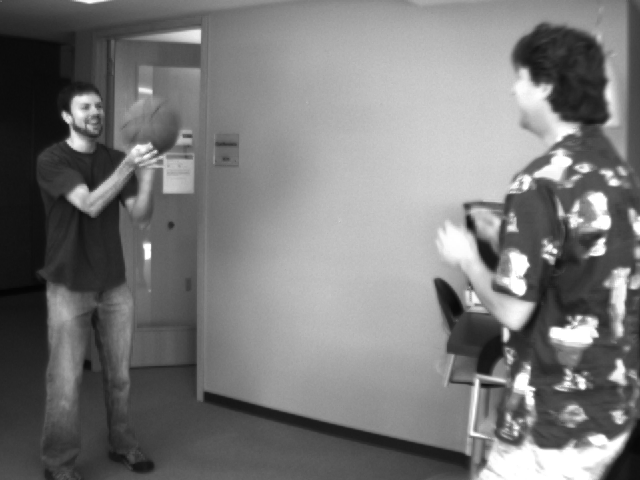
#> input picture basketball1.png, 640 x 480 px
$ python LK.py
#> lines starting #> are read from the running program, lines starting #| are printed output that depends on the picture
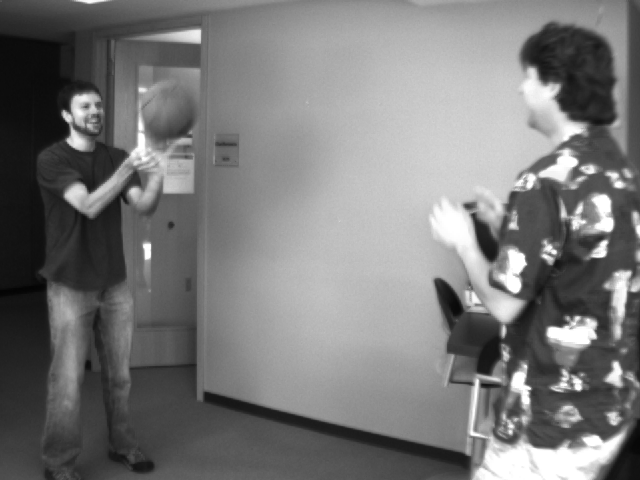
#> input picture basketball2.png, 640 x 480 px
# Michael Harris
# CAP 4453 - Robot Vision - Spring 2019
# PA2 - Lucas Kanade optical flow (non multi-scale version)

import cv2
import numpy as np
from matplotlib import pyplot as plot

# lucas kanade, operates between two images (F1, F2)
def LK(F1, F2):
    win = 5
    shape = F1.shape
#> shape = (480, 640)

    # prepare arrays
    Ix = np.ones(shape)
    Iy = np.ones(shape)
    It = np.ones(shape)
    Ix[1:-1, 1:-1] = (F1[1:-1, 2:] - F1[1:-1, :-2]) / 2
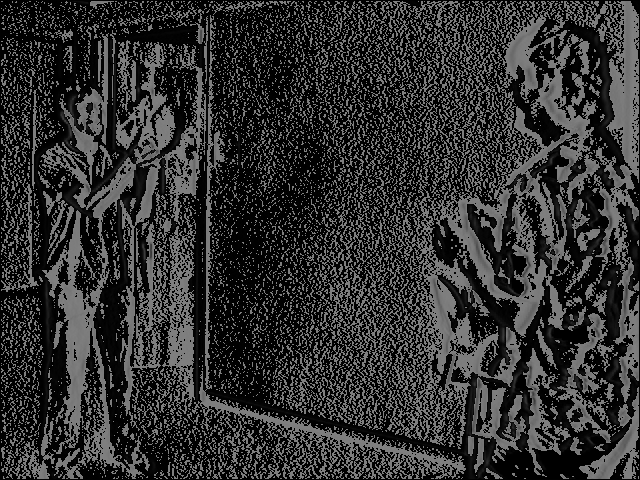
#> Ix: shape (480, 640) float64; min 0, max 127.5, mean 48.7
    Iy[1:-1, 1:-1] = (F1[2:, 1:-1] - F1[:-2, 1:-1]) / 2
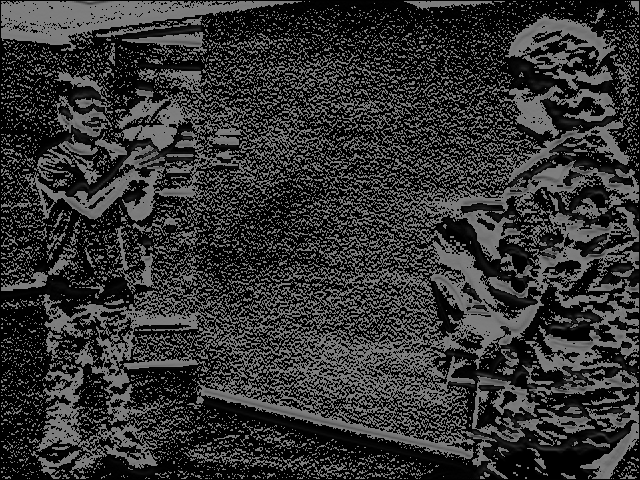
#> Iy: shape (480, 640) float64; min 0, max 127.5, mean 51.2
    It[1:-1, 1:-1] = F1[1:-1, 1:-1] - F2[1:-1, 1:-1]
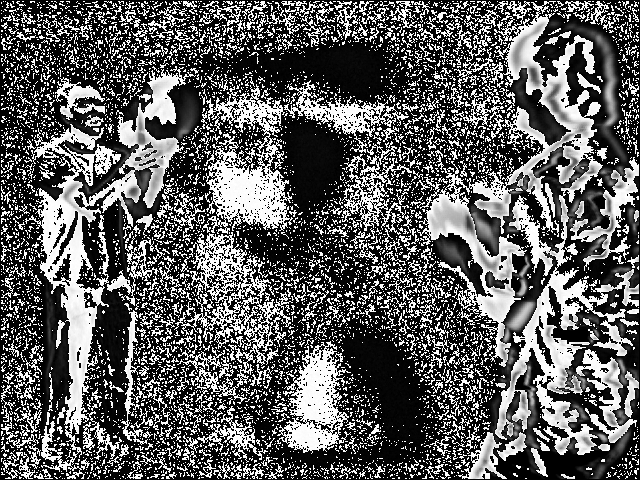
#> It: shape (480, 640) float64; min 0, max 255, mean 93.3

    # gaussian blur
    params = np.zeros(shape + (5,))
    params[..., 0] = cv2.GaussianBlur(Ix * Ix, (win, win), 1) # xx
    params[..., 1] = cv2.GaussianBlur(Iy * Iy, (win, win), 1) # yy
    params[..., 2] = cv2.GaussianBlur(Ix * Iy, (win, win), 1) # xy
    params[..., 3] = cv2.GaussianBlur(Ix * It, (win, win), 1) # xt
    params[..., 4] = cv2.GaussianBlur(Iy * It, (win, win), 1) # yt

    # prepare the window, 2*sigma+1, default sigma is 5
    cumulative = np.cumsum(np.cumsum(params, axis=0), axis=1)
    window = (cumulative[2 * win + 1:, 2 * win + 1:] -
              cumulative[2 * win + 1:, :-1 - 2 * win] -
              cumulative[:-1 - 2 * win, 2 * win + 1:] +
              cumulative[:-1 - 2 * win, :-1 - 2 * win])

    # prepare vector arrays
    u = np.zeros(shape)
    v = np.zeros(shape)

    # setup matrices
    Ixx = window[..., 0]
    Iyy = window[..., 1]
    Ixy = window[..., 2]
    Ixt = -window[..., 3]
    Iyt = -window[..., 4]

    # matrix ops to determine vector strength and orientation
    det = Ixx * Iyy - Ixy ** 2
    _u = Iyy * (-Ixt) + (-Ixy) * (-Iyt)
    _v = (-Ixy) * (-Ixt) + Ixx * (-Iyt)
    flow_x = np.where(det != 0, _u / det, 0)
    flow_y = np.where(det != 0, _v / det, 0)

    u[win + 1: -1 - win, win + 1: -1 - win] = flow_x[:-1, :-1]
    v[win + 1: -1 - win, win + 1: -1 - win] = flow_y[:-1, :-1]
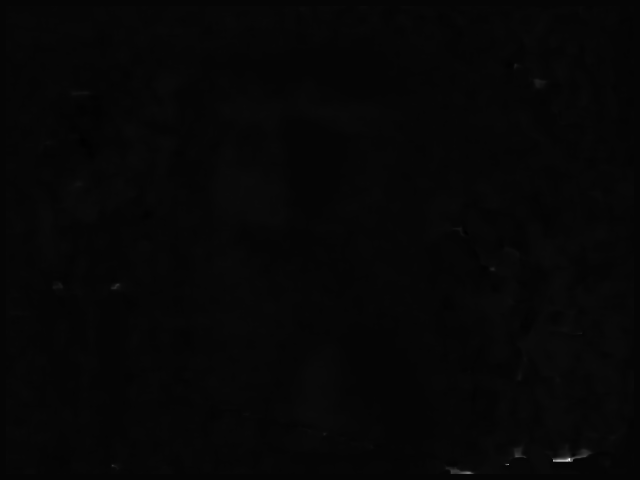
#> v: shape (480, 640) float64; min -2.02, max 94.84, mean 0.6; drawn with min black and max white

    return u, v

# produces a map, given u and v
def flow_map(u, v):
    win = 8
    flow_map = np.ones(u.shape)

    # loop through and apply a scalar to values, draw line at x,y
    for y in range(flow_map.shape[0]):
        for x in range(flow_map.shape[1]):
            if y % win == 0 and x % win == 0:
                dy = 15 * int (v[y, x])
                dx = 15 * int (u[y, x])

                if dy > 0 or dx > 0:
                    cv2.arrowedLine(flow_map, (x, y), (x + dx, y + dy), 128, 1)
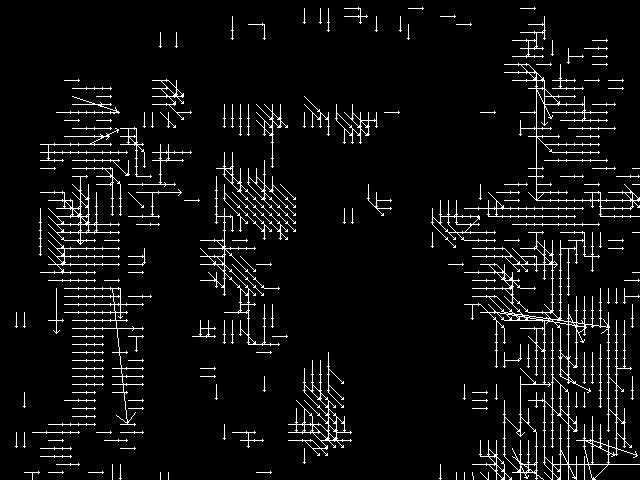
#> flow_map: shape (480, 640) float64; values 1 (black) and 128 (white), 5.7% white in thin lines or dots

    return flow_map


# open images
b1 = cv2.cvtColor(cv2.imread('basketball1.png'), cv2.COLOR_RGB2GRAY)
b2 = cv2.cvtColor(cv2.imread('basketball2.png'), cv2.COLOR_RGB2GRAY)

# run algorithms
u1, v1 = LK(b1, b2)
flow = flow_map(u1,v1)

mask = b2 + flow
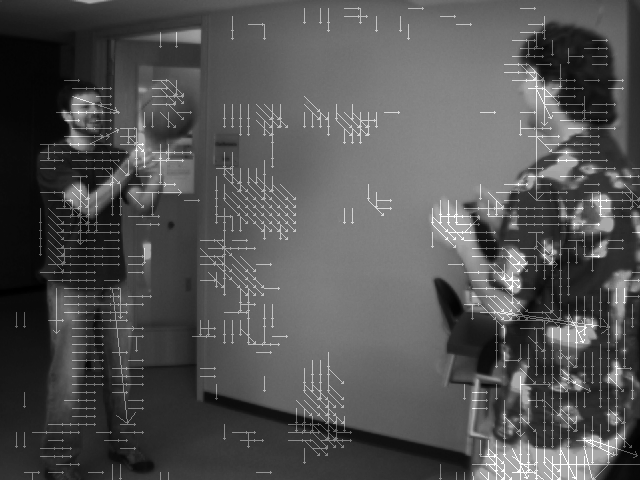
#> mask: shape (480, 640) float64; min 5, max 383, mean 128.2; drawn with min black and max white

# prepare plots, show
plot.subplot(2,2,1),plot.imshow(b1, cmap='gray'),plot.title('basketball1')
plot.xticks([]), plot.yticks([]) #remove x and y values from each 'graph'
plot.subplot(2,2,2),plot.imshow(b2, cmap='gray'),plot.title('basketball2')
plot.xticks([]), plot.yticks([])
plot.subplot(2,2,3),plot.imshow(flow, cmap='gray'),plot.title('flow map')
plot.xticks([]), plot.yticks([])
plot.subplot(2,2,4),plot.imshow(mask, cmap='gray'),plot.title('overlay')
plot.xticks([]), plot.yticks([])

plot.show()
